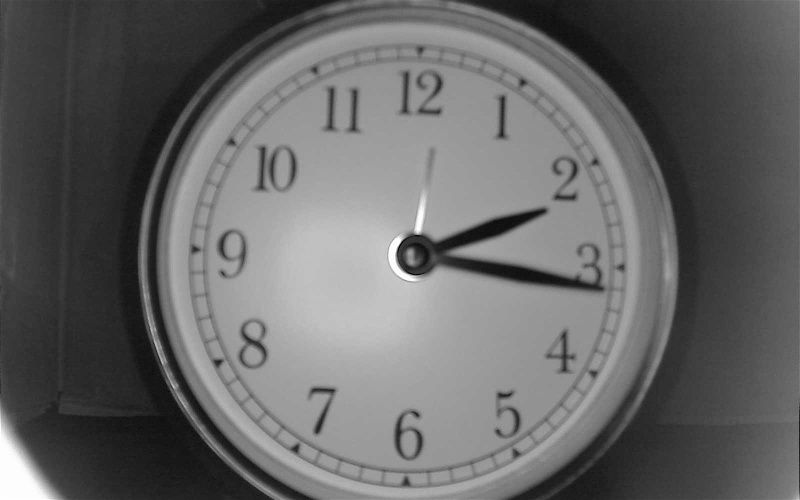
#> input picture data-resampled/clock_0216.png, 800 x 500 px; its folder holds 4 pictures in this run
$ jupyter execute 'overlay_clock copy.ipynb'
#> lines starting #> are read from the running program, lines starting #| are printed output that depends on the picture; after the words box and inside, x2 and y2 are one past the last pixel; in counts of white or black regions, pixels touching at a corner belong together; pictures that were not available may be replaced by others from this repository, and a replacement may not be noted
[cell 1]
import numpy as np
import cv2 as cv
import matplotlib.pyplot as plt
import os

[cell 2]
if __name__ == '__main__':

    path = "../data-resampled/"

    hour_clock = []

    q = 0
    for root, dir, files in os.walk(path):

        for file in files:
            hour_real = file[6:8]
            minute_real = file[8:10]
            hour_clock.append(cv.cvtColor(cv.imread(os.path.join(root,file)), cv.COLOR_BGR2GRAY))
            q+=1
            if q == 20:
                break

        break

[cell 3]
stacked = np.stack(hour_clock, axis=0)

overlay = np.mean(stacked, axis=0)
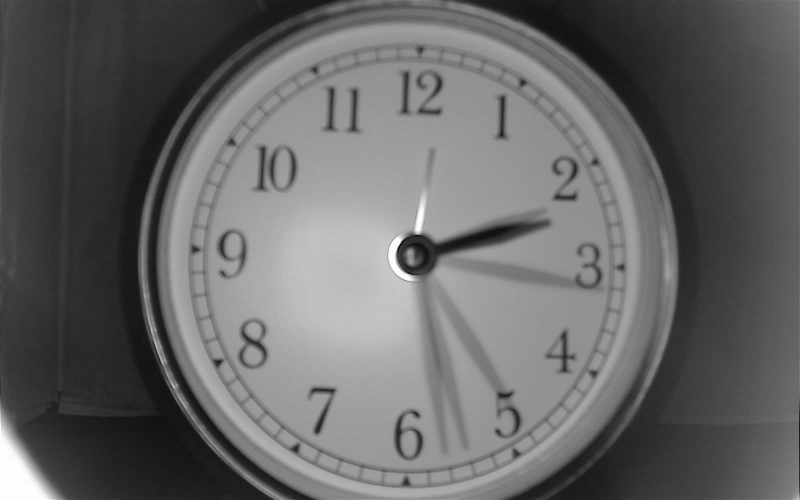
#> overlay: shape (500, 800) float64; min 1.75, max 254, mean 102.6


plt.imshow(overlay, cmap="gray")

Después de haber realizado nuestro template lo que hacemos es comenzar el preprocesamiento de la imagen que vamos a leer.

[cell 4]
# Para reducir ruido aplicamos blur tanto en el overlay como en la imagen a leer.

im = cv.cvtColor(cv.imread("../data-resampled/clock_0250.png"), cv.COLOR_BGR2GRAY)
#> im: shape (500, 800); min 1, max 254, mean 102.6


kernel_size = (5,5)


im = cv.GaussianBlur(im, kernel_size,2)


overlay = cv.GaussianBlur(overlay, kernel_size, 2)


clock_hands = overlay - im
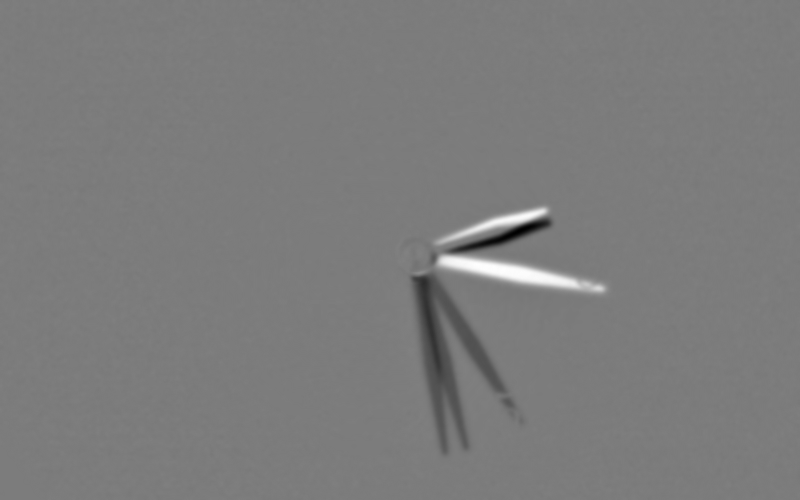
#> clock_hands: shape (500, 800) float64; min -97.16, max 102.2, mean 0.1; drawn with min black and max white

plt.imshow(clock_hands, cmap="gray")

# Detectar circulo

[cell 5]
circles = cv.HoughCircles(im.astype(np.uint8), cv.HOUGH_GRADIENT, 1, 20, param1=10, param2=50, minRadius=220, maxRadius=225)
circles

[cell 6]
canny_copy = im.copy()
for c in circles[0]:
    (x,y,r) = c
    x = int(x)
    y = int(y)
    r = int(r)
    cv.circle(canny_copy, (x, y), r, (255, 255, 255), 8)
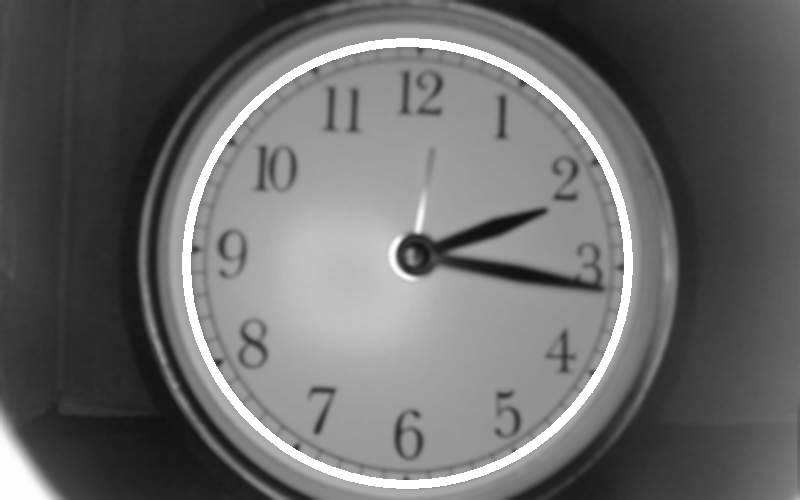
#> canny_copy: shape (500, 800); min 16, max 255, mean 106.1

[cell 7]
plt.imshow(canny_copy, cmap="gray")
plt.show()

# Umbralization!

[cell 8]
def umbralization(img,t, option1, option2):
#> called with t = 40, option1 = 255, option2 = 0
    M,N = img.shape
#> M = 500; N = 800

    result = np.zeros((M,N))

    for i in range(M):
        for j in range(N):
            result[i,j] = option1 if img[i,j]  <= t  else option2
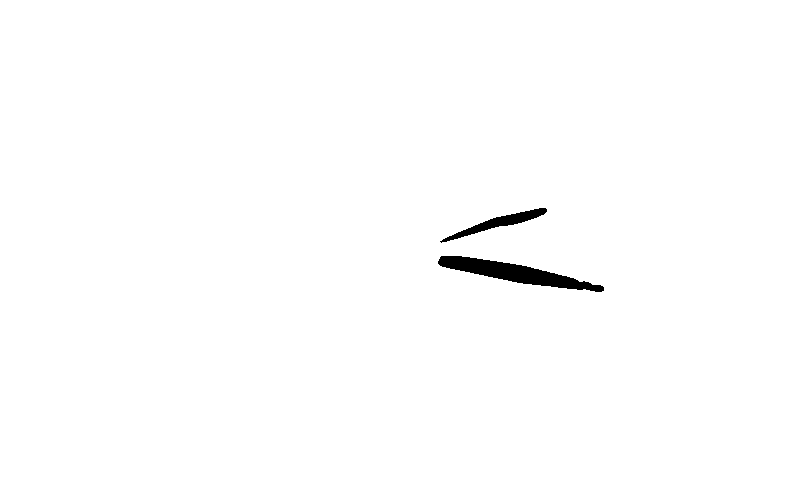
#> result: shape (500, 800) float64; 99.2% white; 2 black regions, box (x1, y1, x2, y2) and area: (438, 256, 604, 292) 2242, (440, 208, 547, 243) 847


    return result


umbralized = 255 - umbralization(clock_hands,40, 255, 0)
plt.imshow(umbralized, cmap="gray")
plt.show()

[cell 9]
x_centro = int(circles[0][0][0])
y_centro = int(circles [0][0][1])
radio = int(circles[0][0][2])

center = (x_centro, y_centro)

circle_1_minutes = np.zeros((im.shape))

cv.circle(circle_1_minutes, center, int(radio*0.8),(255,0,0), 2)
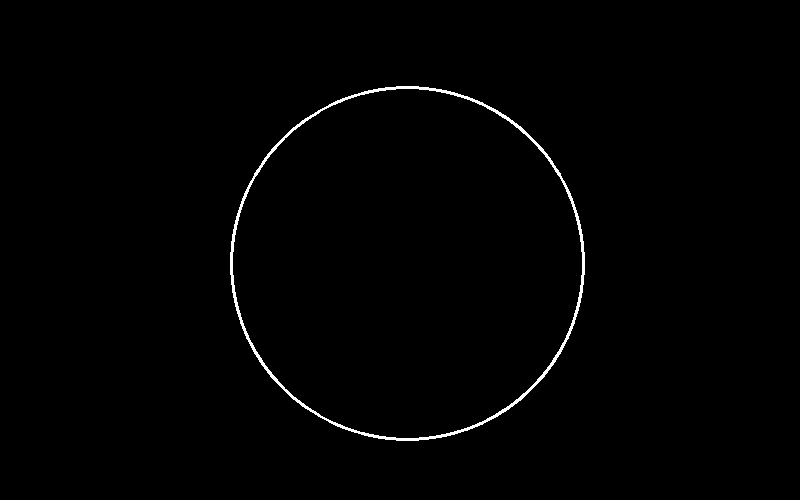
#> circle_1_minutes: shape (500, 800) float64; 0.83% white; 1 white region, box (x1, y1, x2, y2) and area: (230, 86, 585, 441) 3338
minutes = np.multiply(circle_1_minutes, umbralized)
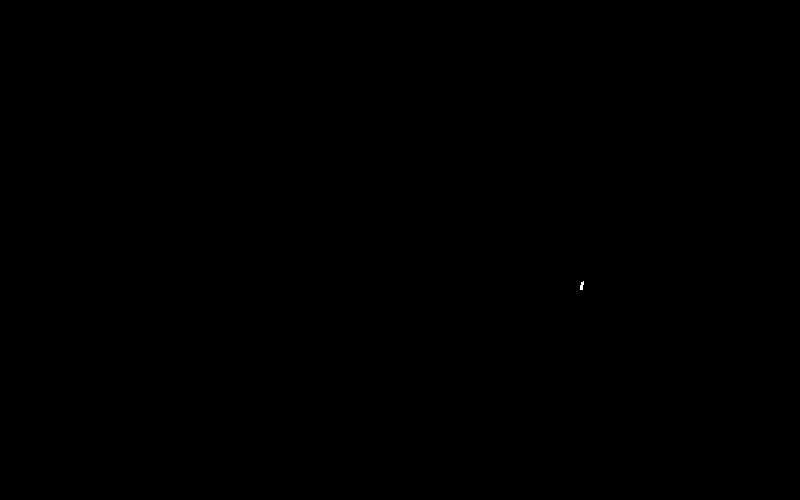
#> minutes: shape (500, 800) float64; values 0 (black) and 65025 (white), 0.01% white; 1 white region, box (x1, y1, x2, y2) and area: (580, 281, 584, 290) 25

plt.imshow(minutes, cmap="gray")


print(f"{radio}, {x_centro} {y_centro}")

[cell 10]
circle_2_hours = np.zeros((im.shape))
cv.circle(circle_2_hours, center, int(radio*0.5),(255,255,255), 2)
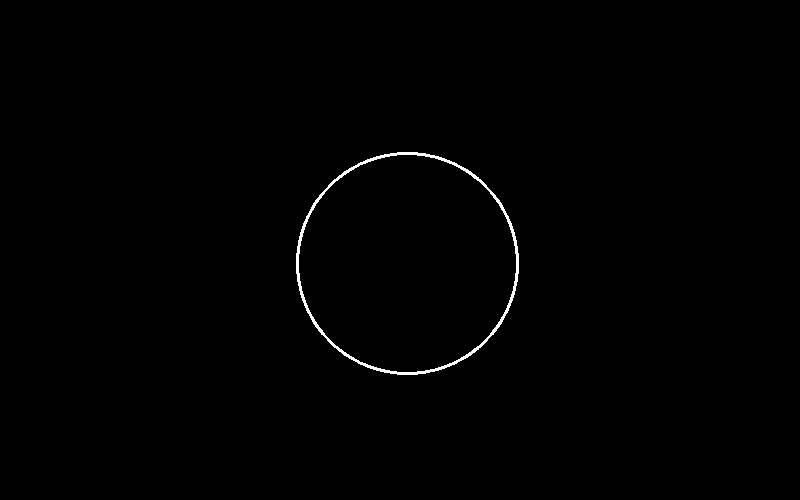
#> circle_2_hours: shape (500, 800) float64; 0.52% white; 1 white region, box (x1, y1, x2, y2) and area: (296, 152, 519, 375) 2076
hours = circle_2_hours*umbralized
#> hours: shape (500, 800) float64; values 0 (black) and 65025 (white), 0.02% white; 2 white regions, box (x1, y1, x2, y2) and area: (514, 265, 519, 282) 53, (505, 215, 512, 225) 32
plt.imshow(hours, cmap="gray")

# Hallamos los minutos

[cell 11]
y_minutes, x_minutes = np.where(minutes > 0)

distance = np.sqrt((x_minutes-x_centro)**2 + (y_minutes-y_centro)**2)

manecilla_grande_idx = np.argmax(distance)

[cell 12]
x_punta_g, y_punta_g = x_minutes[manecilla_grande_idx], y_minutes[manecilla_grande_idx]


dy =  (x_punta_g - x_centro)
dx =  (y_centro - y_punta_g)

theta = np.degrees(np.arctan2(dy, dx) + 360)%360

theta_clock = (90 - theta) % 360

minute_output = (theta_clock /6) % 60
minute_output

[cell 13]
test = hours.copy()

cv.circle(test, (int(y_punta_g), int(x_punta_g)), 70,0, -1)
plt.imshow(test, cmap="gray")

# Hallamos las horas.

[cell 14]
y,x = np.where(test > 0)

distance = np.sqrt((x - x_centro)**2 + (y - y_centro)**2)

manecilla_pequeña_idx = np.argmax(distance)

[cell 15]
x_punta, y_punta = x[manecilla_pequeña_idx], y[manecilla_pequeña_idx]

dx = x_punta - x_centro
dy = y_centro - y_punta
theta = (np.degrees(np.arctan2(dy, dx)) + 360) % 360
theta_from_12 = (90 - theta) % 360
hour = (theta_from_12 / 30) % 12

[cell 16]
test = np.zeros(im.shape, dtype=np.uint8)

cv.circle(test, (int(x_punta_g), int(y_punta_g)), 12, (255,255,255), -1)
#> test: shape (500, 800); 0.11% white; 1 white region, box (x1, y1, x2, y2) and area: (571, 272, 596, 297) 441
cv.circle(test, (int(x_punta), int(y_punta)), 12, (255,255,255), -1)
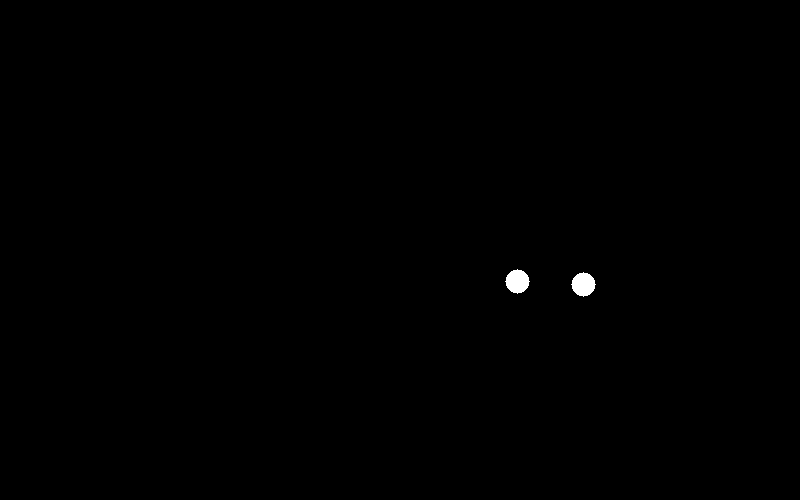
#> test: shape (500, 800); 0.22% white; 2 white regions, box (x1, y1, x2, y2) and area: (505, 269, 530, 294) 441, (571, 272, 596, 297) 441
cv.circle(test, (int(x_centro), int(y_centro)), 5, (255,255,255), -1)
#> test: shape (500, 800); 0.24% white; 3 white regions, box (x1, y1, x2, y2) and area: (505, 269, 530, 294) 441, (571, 272, 596, 297) 441, (402, 258, 413, 269) 81

plt.imshow(test, cmap="gray")
